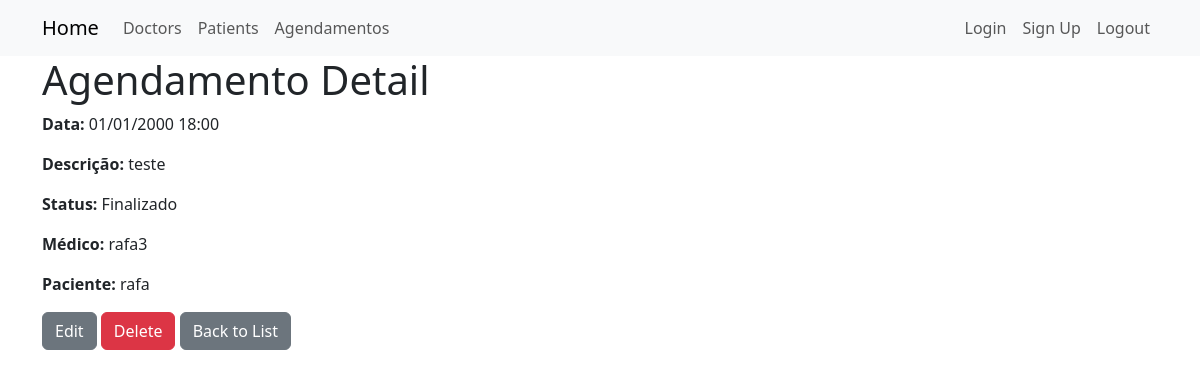
/agendamento/1/ (signed in), run on the app's committed database.
### crud_agendamentos/models.py (models this page shows, shortened)
class Agendamento(models.Model):
    STATUS_CHOICES = (
        ('A Confirmar', 'A Confirmar'),
        ('Confirmado', 'Confirmado'),
        ('Finalizado', 'Finalizado'),
    )
    Data = models.DateTimeField()
    Descricao = models.TextField()
    Status = models.CharField(max_length=20, choices=STATUS_CHOICES)
    Medico = models.ForeignKey(Doctor, on_delete=models.CASCADE)
    Paciente = models.ForeignKey(Patient, on_delete=models.CASCADE)

### crud_medicos/models.py (models this page shows, shortened)
class Doctor(models.Model):
    Nome = models.CharField(max_length=255)
    E_mail = models.CharField(max_length=100)
    Senha = models.CharField(max_length=100)
    Data_de_Criacao = models.DateTimeField()
    def __str__(self):
        return self.Nome
    class Meta:
        app_label = 'crud_medicos'

### crud_pacientes/models.py (models this page shows, shortened)
class Patient(models.Model):
    telefone_regex = RegexValidator(
        regex=r'^\(\d{2}\) \d{1}\d{4}-\d{4}$|^\(\d{2}\) \d{4}-\d{4}$',
        message="Telefone must be in the format '(##) #####-####' or '(##) ####-####'"
    )
    cep_regex = RegexValidator(
        regex=r'^\d{5}-\d{3}$',
        message="CEP must be in the format '#####-###'"
    )
    Nome = models.CharField(max_length=255)
    Endereco = models.CharField(max_length=255)
    Numero = models.CharField(max_length=10)
    Cidade = models.CharField(max_length=100)
    UF = models.CharField(max_length=2)
    Pais = models.CharField(max_length=100)
    Telefone = models.CharField(max_length=20, validators=[telefone_regex])
    CEP = models.CharField(max_length=10, validators=[cep_regex])
    Data_Criacao = models.DateTimeField()
    def __str__(self):
        return self.Nome
    class Meta:
        app_label = 'crud_pacientes'

### crud_agendamentos/views.py (the view)
# urls.py: path('agendamento/<int:pk>/', AgendamentoDetailView.as_view(), name='agendamento_detail'),
class AgendamentoDetailView(LoginRequiredMixin, DetailView):
    model = Agendamento
    template_name = 'agendamento_detail.html'
    context_object_name = 'agendamento'
    login_url = '/accounts/login/'

### crud_agendamentos/templates/agendamento_detail.html
{% extends 'base.html' %}
{% block content %}
  <h1>Agendamento Detail</h1>
  <p><strong>Data:</strong> {{ agendamento.Data|date:"d/m/Y H:i" }}</p>
  <p><strong>Descrição:</strong> {{ agendamento.Descricao }}</p>
  <p><strong>Status:</strong> {{ agendamento.Status }}</p>
  <p><strong>Médico:</strong> {{ agendamento.Medico }}</p>
  <p><strong>Paciente:</strong> {{ agendamento.Paciente }}</p>
  <a href="{% url 'agendamento_update' agendamento.pk %}" class="btn btn-secondary">Edit</a>
  <a href="{% url 'agendamento_delete' agendamento.pk %}" class="btn btn-danger">Delete</a>
  <a href="{% url 'agendamento_list' %}" class="btn btn-secondary">Back to List</a>
{% endblock %}

### data on the page
Agendamento: Data "01/01/2000 18:00", Descricao "teste", Status "Finalizado", Medico "rafa3", Paciente "rafa"
